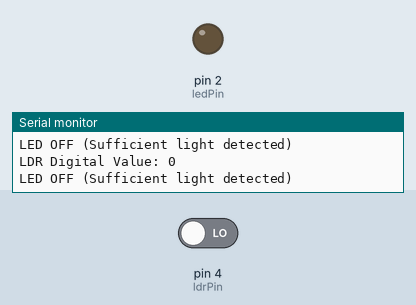
The sketch below on a simulated Arduino Uno, built with avr-gcc and run on an emulated ATmega328P. Parts: output pins drawn as LEDs (lit = HIGH), the last lines printed to the serial monitor. Inputs (shaded band) come from the test bench; at power-on: pin 4 (ldrPin) LOW.

Above: at 2.8 s.
2.9 s: pin 4 (ldrPin) driven HIGH
At 3.9 s:
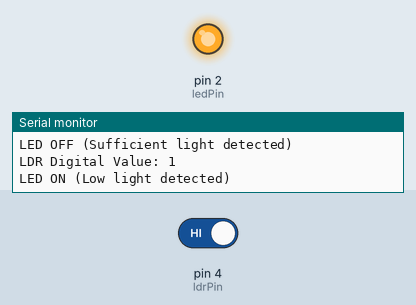
4.5 s: pin 4 (ldrPin) driven LOW
At 5.5 s:
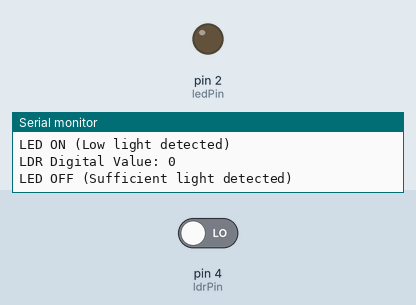
Timing chart, 0 to 7.5 s (numbered marks = the images above; inputs shaded):
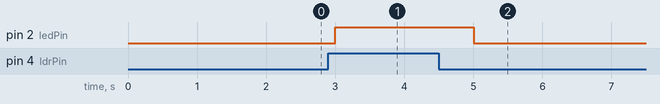

The sketch:

Code.ino
```cpp
const int ldrPin = 4;  // Digital output from LDR module
const int ledPin = 2;  // LED connected to D4 (GPIO 2)

void setup() {
  pinMode(ldrPin, INPUT);  // Set LDR pin as input
  pinMode(ledPin, OUTPUT); // Set LED pin as output
  Serial.begin(9600);      // Initialize serial communication
}

void loop() {
  int ldrValue = 0;
  // Read the digital value from the LDR sensor
  ldrValue = digitalRead(ldrPin);

  // Print the LDR value to the Serial Monitor
  Serial.print("LDR Digital Value: ");
  Serial.println(ldrValue);

  // Invert the logic
  if (ldrValue == HIGH) {
    digitalWrite(ledPin, HIGH);  // Turn on LED when light is LOW
    Serial.println("LED ON (Low light detected)");
  } else {
    digitalWrite(ledPin, LOW);   // Turn off LED when light is HIGH
    Serial.println("LED OFF (Sufficient light detected)");
  }

  delay(1000);  // Wait for 1 second before reading again
}
```

Measured:
- after the input at 2.9 s, pin 2 (ledPin): LOW → HIGH after 0.10 s
- after the input at 4.5 s, pin 2 (ledPin): HIGH → LOW after 0.50 s
